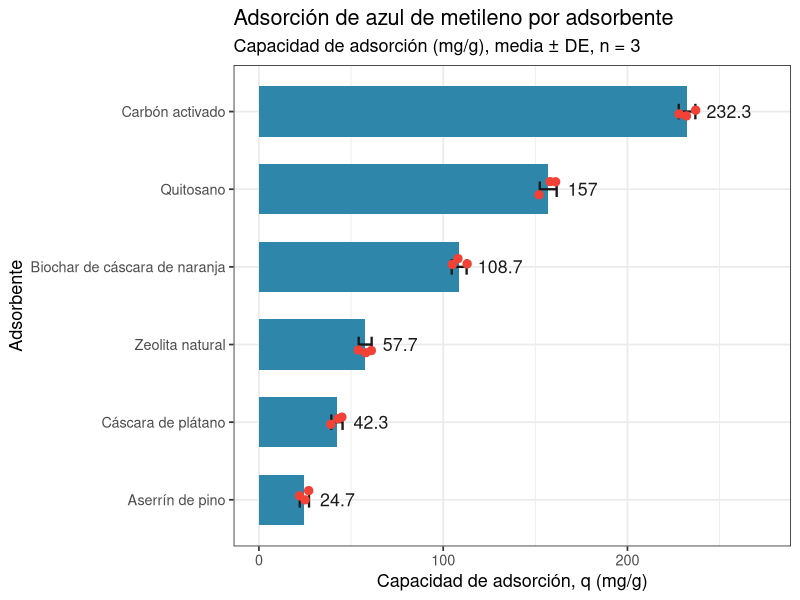
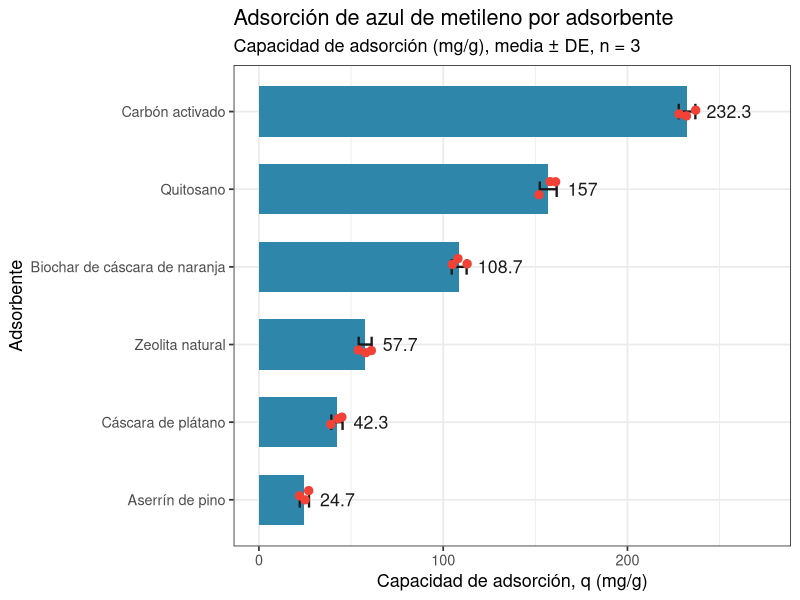

These figures' R source, in order:
# ==========================================================================
# Ejercicio 03. Barras y ranking: adsorción de azul de metileno
# (gráfico de barras ordenado de mayor a menor)
# ==========================================================================
# Autor: Dr. José Juan Torres Martínez
# Docente de Ciencias Químicas
# Universidad Autónoma de San Luis Potosí (UASLP)
# México
#
# Material académico para estudiantes
# Serie "ggplot" — Ejercicio 03
#
# Descripción: Un ejercicio con gráficos de barras y ranking de la familia
#   de gráficos de https://r-graph-gallery.com/ (sección Ranking).
#   Usamos mediciones reales de la capacidad de adsorción de azul de
#   metileno, un colorante usado en la industria textil que contamina el
#   agua, por seis adsorbentes distintos. Todo se calcula de cero: los datos
#   van primero como mediciones reales (CSV) y cada valor (media y
#   desviación estándar por adsorbente) se deriva de los datos.
#
# La adsorción: los adsorbentes retienen el colorante en su superficie y lo
#   quitan del agua. La capacidad de adsorción (q) dice cuántos miligramos
#   de colorante retiene cada gramo de adsorbente. Un gráfico de barras
#   ordenado de mayor a menor (ranking) muestra de un vistazo qué
#   adsorbente retiene más colorante y cuál menos.
#
# Datos: datos_adsorcion_azul_metileno.csv — capacidad de adsorción q
#   (mg/g) de azul de metileno, medida en ensayos por lotes a 25 °C, n = 3
#   réplicas por adsorbente: carbón activado, quitosano, biochar de
#   cáscara de naranja, zeolita natural, cáscara de plátano y aserrín de
#   pino. El carbón activado es el adsorbente comercial de referencia.
#
# Objetivos de aprendizaje:
#   - Hacer un gráfico de barras con ggplot2 y ordenarlo de mayor a menor.
#   - Calcular la media y la desviación estándar por grupo y mostrarlas
#     como barras de error.
#   - Comparar categorías con los valores de las réplicas a la vista.
#
# Requisitos: tidyverse.
#   Instálalo con: install.packages("tidyverse")
# ==========================================================================

# --------------------------------------------------------------------------
# 1. Cargar paquetes
# --------------------------------------------------------------------------
# Fijar codificación UTF-8 para que los acentos (ó, í) se dibujen bien en
# el gráfico. Si el sistema no tiene esa locale, no pasa nada: se sigue con
# la locale que ya tenga.
suppressWarnings(try(Sys.setlocale("LC_ALL", "C.UTF-8"), silent = TRUE))

library(tidyverse)

# --------------------------------------------------------------------------
# 2. Leer los datos (mediciones reales, formato largo)
# --------------------------------------------------------------------------
datos <- read_csv("datos_adsorcion_azul_metileno.csv", show_col_types = FALSE)

# Revisar los datos
glimpse(datos)
summary(datos$q_mg_g)

# --------------------------------------------------------------------------
# 3. Resumen por adsorbente (todo calculado de los datos)
# --------------------------------------------------------------------------
# La media de las tres réplicas es la capacidad de adsorción de cada
# adsorbente; la desviación estándar mide cuánto varían las réplicas entre
# sí. Después ordenamos los adsorbentes de mayor a menor media, que es el
# orden en el que aparecerán las barras.

resumen <- datos %>%
  group_by(adsorbente) %>%
  summarise(
    n = n(),
    media = mean(q_mg_g),
    desviacion = sd(q_mg_g),
    minimo = min(q_mg_g),
    maximo = max(q_mg_g),
    .groups = "drop"
  ) %>%
  arrange(desc(media))

print(resumen)

# Ordenar el adsorbente como factor según la media, de menor a mayor.
# En el eje Y el primer nivel queda abajo, así el adsorbente con mayor
# media queda arriba y las barras se leen como ranking de mayor a menor.
datos$adsorbente <- factor(
  datos$adsorbente,
  levels = rev(resumen$adsorbente)
)
resumen$adsorbente <- factor(
  resumen$adsorbente,
  levels = rev(resumen$adsorbente)
)

# --------------------------------------------------------------------------
# 4. Gráfico de barras ordenado (ranking)
# --------------------------------------------------------------------------
# Cada barra es la media de las tres réplicas de un adsorbente. La barra de
# error es la desviación estándar. Los puntos son las réplicas medidas:
# quedan dentro de la barra de error cuando las réplicas coinciden. El
# número al final de cada barra es la media en mg/g.

grafica_barras <- ggplot(resumen, aes(x = media, y = adsorbente)) +
  geom_col(fill = "#2E86AB", width = 0.65) +
  geom_errorbar(
    aes(xmin = media - desviacion, xmax = media + desviacion),
    width = 0.2, color = "#1a1a1a", linewidth = 0.8
  ) +
  geom_point(
    data = datos,
    aes(x = q_mg_g, y = adsorbente),
    size = 2.5, color = "#F24236",
    position = position_jitter(height = 0.12, width = 0, seed = 1)
  ) +
  geom_text(
    aes(x = media + desviacion + 6, label = round(media, 1)),
    hjust = 0, size = 4.5, color = "#1a1a1a"
  ) +
  labs(
    x = "Capacidad de adsorción, q (mg/g)",
    y = "Adsorbente",
    title = "Adsorción de azul de metileno por adsorbente",
    subtitle = "Capacidad de adsorción (mg/g), media ± DE, n = 3"
  ) +
  xlim(0, 275) +
  theme_bw(base_size = 13)

print(grafica_barras)
ggsave("03_barras_adsorcion_azul_metileno.png", grafica_barras, width = 8, height = 5, dpi = 300)

# --------------------------------------------------------------------------
# Interpretación: gráfico de barras ordenado
# --------------------------------------------------------------------------
# - Eje X: capacidad de adsorción q en miligramos de colorante por gramo
#   de adsorbente (mg/g). Es la cantidad de azul de metileno que retiene
#   cada gramo de adsorbente.
# - Eje Y: adsorbente, una categoría (no tiene unidades). Las barras están
#   ordenadas de mayor a menor capacidad de adsorción.
# - Lo que se aprecia: el carbón activado retiene mucho más colorante que
#   los demás (más de 230 mg/g), seguido del quitosano (alrededor de 157
#   mg/g) y del biochar de cáscara de naranja (alrededor de 109 mg/g). La
#   zeolita natural, la cáscara de plátano y el aserrín de pino quedan muy
#   por debajo (menos de 60 mg/g). Las barras de error son cortas y los
#   puntos de las réplicas quedan juntos, así que las mediciones de cada
#   adsorbente coinciden entre sí.
# - Qué significa: entre los materiales probados, el carbón activado es el
#   mejor adsorbente para quitar azul de metileno del agua, y el quitosano
#   y el biochar de cáscara de naranja son las alternativas naturales con
#   mayor capacidad. El aserrín de pino retiene lo menos, pero es el
#   material más barato y abundante de los seis.

# --------------------------------------------------------------------------
# Qué aprendimos
# --------------------------------------------------------------------------
# - El gráfico de barras compara categorías: aquí, seis adsorbentes. Cada
#   barra es la media de las réplicas medidas, y la barra de error es la
#   desviación estándar, que dice cuánto varían esas réplicas.
# - Ordenar las barras de mayor a menor convierte el gráfico en un
#   ranking: el mejor adsorbente queda arriba y el peor abajo, y la
#   comparación se lee de un vistazo.
# - Mostrar las réplicas como puntos sobre las barras deja ver si las
#   mediciones coinciden: cuando los puntos quedan juntos y la barra de
#   error es corta, la media es confiable.
# - La capacidad de adsorción q se mide en mg/g (miligramos de colorante
#   por gramo de adsorbente): mientras mayor es q, más colorante quita el
#   material del agua.
